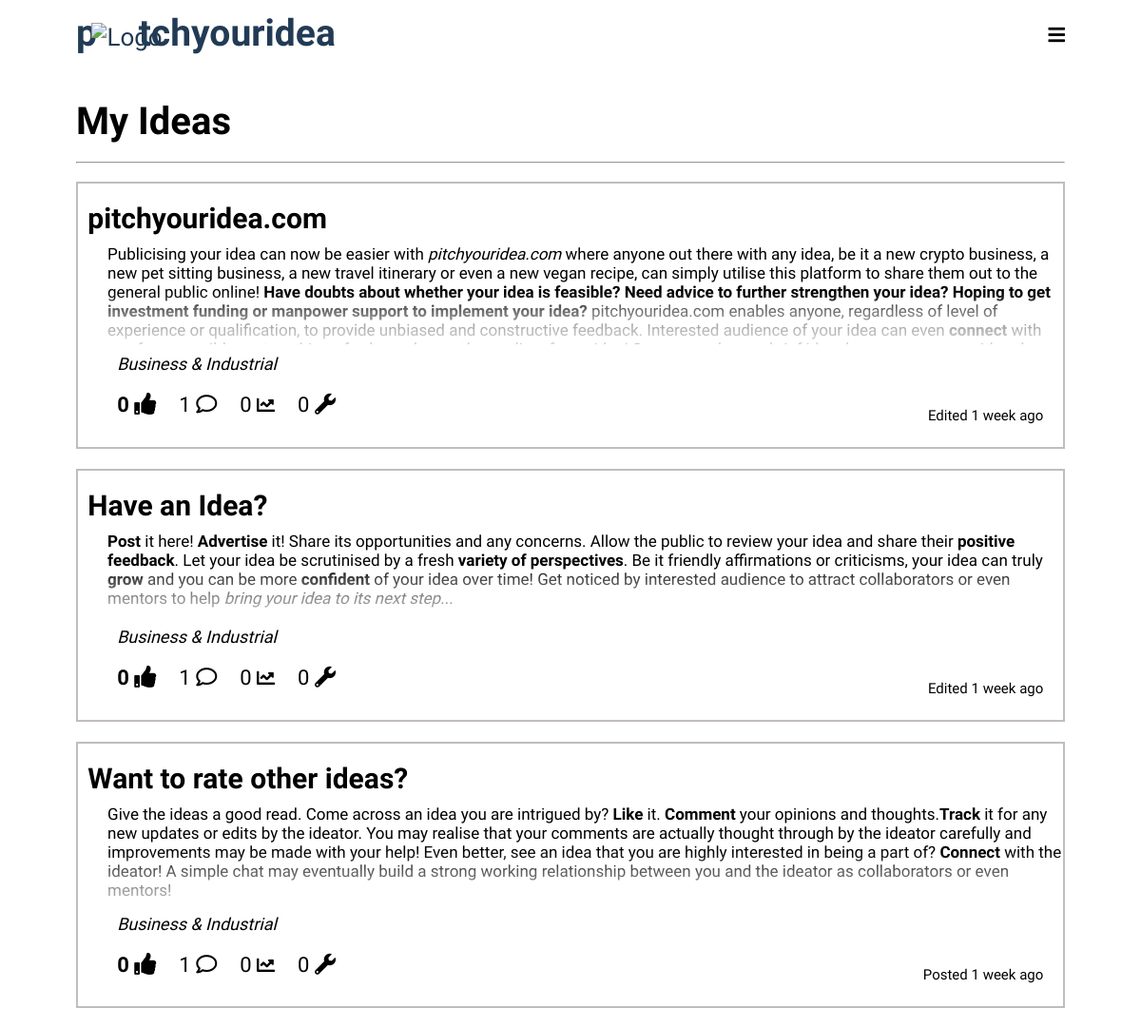
The page /myideas/ (signed in) on the database its author committed.
### website/models.py (models this page shows, shortened)
class Post(models.Model):
    user = models.ForeignKey(User, on_delete=models.CASCADE, related_name="owner")
    title = models.CharField(max_length=64, default='Untitled')
    post = RichTextField(blank=True, null=True)
    image1 = models.ImageField(blank=True, null=True, upload_to="images/")
    image2 = models.ImageField(blank=True, null=True, upload_to="images/")
    image3 = models.ImageField(blank=True, null=True, upload_to="images/")
    image4 = models.ImageField(blank=True, null=True, upload_to="images/")
    image5 = models.ImageField(blank=True, null=True, upload_to="images/")
    category = models.CharField(choices=category_choices, max_length=64, default='Others')
    timestamp = models.DateTimeField(auto_now_add=True)
    editedtrue = models.CharField(max_length=64, default='')
    updated_timestamp = models.DateTimeField(auto_now=True)
    liked = models.ManyToManyField(User, related_name="liked_user")
    favourited = models.ManyToManyField(User, related_name="favourited_user")
    updates = models.IntegerField(default='0', null=True)

### website/views.py (the view)
# urls.py: path("myideas/", views.myideas, name='myideas'),
def myideas(request):
    posts = Post.objects.filter(user=request.user)
    return render(request, 'website/myideas.html', {
        "posts": posts
    })

### website/templates/website/myideas.html (shortened to what this page needs)
{% extends 'website/layout2.html' %}
{% load static %}
{% load mathfilters %}
{% load humanize %}
{% block body %}
    <div class="max-width">
        <div class="ideaboard">
            <h2>My Ideas</h2>
            <br>
            <hr>
            <br>
            <ul>
                {% for post in posts %}
                <a href="{% url 'idea' post.id %}" class="ideaparenta">
                    <div class='idea'>
                        <br>
                        <li class="ideaparentli">
                            <h4>{{ post.title }}</h4>
                            <div class='idea-content'><p>{{ post.post|safe }}</p></div>
                            <ul class='idea-details'>
                                    <li><h6 class="idea-category">{{ post.category }}</h6></li>
                                    <br>
                                    <li><h5 title="Likes">{{ post.liked.all.count }} <i class="fa fa-thumbs-up"></i></h5></li>
                                    <li><h6 title="Comments">{{ post.comments.all.count }} <i class="far fa-comment"></i></h6></li>
                                    <li><h6 title="Tracks">{{ post.favourited.all.count }} <i class="fas fa-chart-line"></i></h6></li>
                                    <li><h6 title="Updates">{{post.updates}} <i class="fas fa-wrench"></i></h6></li>
                            </ul>
                            <ul class="idea-timestamp">
                                <li><p>{{post.editedtrue}} {{ post.timestamp|naturaltime }}</p></li>
                            </ul>
                        </li>
                        <br>
                    </div>
                </a>
                {% endfor %}
            </ul>
        </div>
    </div>
{% endblock %}

### website/static/website/homepage.css (style rules this page uses)
* { margin: 0; padding: 0; box-sizing: border-box; text-decoration: none; font-family:'Dosis', sans-serif; }
.max-width { max-width: 1400px; padding: 0 80px; margin: auto; }
html { scroll-behavior: smooth; }
.ideaboard { padding-top: 10%; }
.ideaboard h2 { font-size: 40px; }
.ideaboard .ideaparenta { display: block; }
.ideaboard .idea { border: 2px solid rgb(194, 189, 189); list-style-position: inside; margin-bottom: 2%; transition: ease-in-out 0.3s; }
.ideaparentli { list-style: none; color: black; }
.ideaboard .idea h4 { padding: 0% 0% 0.5% 1%; font-size: 30px; }
.ideaboard .idea p { padding: 0% 0% 0.5% 1.5%; }
.ideaboard .idea .idea-content { position: relative; max-height: 110px; overflow: hidden; }
.ideaboard .idea .idea-content p { padding: 0% 0% 0.5% 3%; font-size: 17px; }
.ideaboard .idea .idea-content p::after { content: ""; position: absolute; bottom : 0; left : 0; pointer-events : none; background-image : linear-gradient(to bottom, rgba(255,255,255, 0), rgba(255, 255, 255, 0.329) 90%); width : 100%; height : 3.2em; }
.ideaboard .idea .idea-details { padding-left: 3%; text-align: left; }
.ideaboard .idea-details .idea-category { font-size: 18px; font-style: oblique; }
.ideaboard .idea h6 { font-size: 22px; font-weight:normal; }
.ideaboard .idea h5 { font-size: 22px; font-weight:bold; }
.idea-details .fa-thumbs-up { font-size: 23px; }
.fa-comment { font-size: 22px; }
.fa-chart-line { font-size: 23px; }
.fa-wrench { font-size: 22px; }
.ideaboard .idea .idea-details li { list-style: none; display: inline-block; padding: 1%; }
.ideaboard .idea-timestamp { text-align: right; }
.ideaboard .idea-timestamp li { list-style: none; font-size: 15px; padding-right: 2%; margin-top: -2%; }
.fa-chart-line { font-size: 19px; }
@media only screen and (min-device-width:768px) and (max-device-width:1024px) and (orientation:landscape) { .max-width { max-width: 1024px; } }
@media screen and (max-width:1366px) { .max-width { max-width: 1330px; } }

### rows shown on the page
Post: title "pitchyouridea.com", post "Publicising your idea can now be easier with pitchyouridea.com where anyone out there with any idea, be it a new crypto business, a new pet sitting business, a new travel itinerary or even a new vegan recipe, can simply utilise this platform to share them out to the general public online! Have doubts about whether your idea is feasible? Need advice to further strengthen your idea? Hoping to get investment funding or manpower support to implement your idea? pitchyouridea.com enables anyone, regardless of level of experience or qualification, to provide unbiased and constructive feedback. Interested audience of your idea can even connect with…", category "Business & Industrial", liked.all.count "0", comments.all.count "1", favourited.all.count "0", updates "0", editedtrue "Edited", timestamp "1 week ago"
Post: title "Have an Idea?", post "Post it here! Advertise it! Share its opportunities and any concerns. Allow the public to review your idea and share their positive feedback . Let your idea be scrutinised by a fresh variety of perspectives . Be it friendly affirmations or criticisms, your idea can truly grow and you can be more confident of your idea over time! Get noticed by interested audience to attract collaborators or even mentors to help bring your idea to its next step...", category "Business & Industrial", liked.all.count "0", comments.all.count "1", favourited.all.count "0", updates "0", editedtrue "Edited", timestamp "1 week ago"
Post: title "Want to rate other ideas?", post "Give the ideas a good read. Come across an idea you are intrigued by? Like it. Comment your opinions and thoughts. Track it for any new updates or edits by the ideator. You may realise that your comments are actually thought through by the ideator carefully and improvements may be made with your help! Even better, see an idea that you are highly interested in being a part of? Connect with the ideator! A simple chat may eventually build a strong working relationship between you and the ideator as collaborators or even mentors!", category "Business & Industrial", liked.all.count "0", comments.all.count "1", favourited.all.count "0", updates "0", editedtrue "Posted", timestamp "1 week ago"
